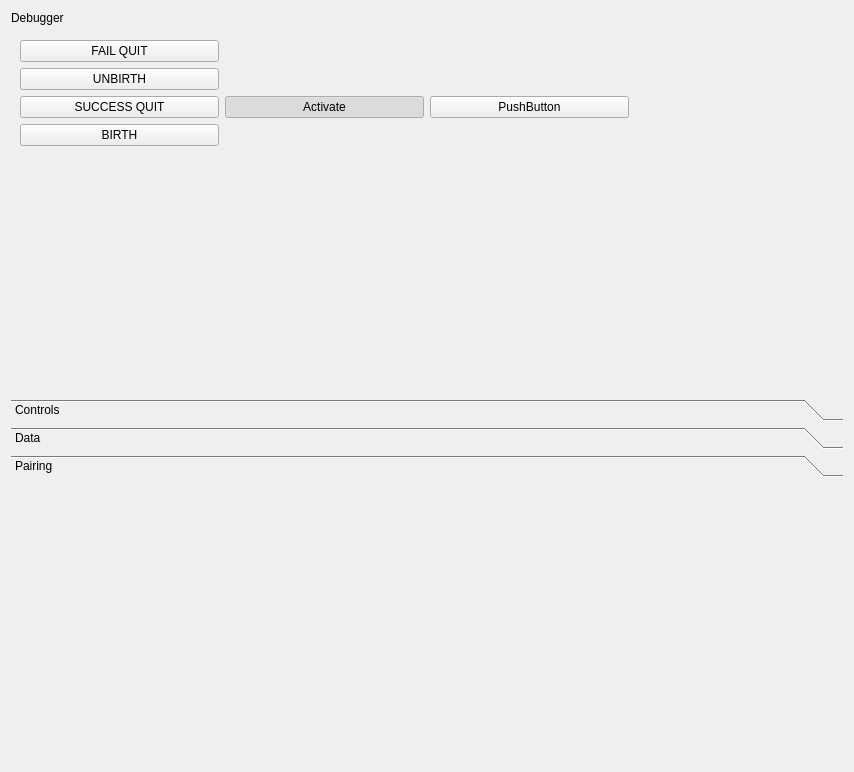
<?xml version="1.0" encoding="UTF-8"?>
<ui version="4.0">
 <class>Debugger</class>
 <widget class="QWidget" name="Debugger">
  <property name="geometry">
   <rect>
    <x>0</x>
    <y>0</y>
    <width>854</width>
    <height>772</height>
   </rect>
  </property>
  <property name="windowTitle">
   <string>OctoMY™ Debugger</string>
  </property>
  <layout class="QVBoxLayout" name="verticalLayout_4">
   <item>
    <widget class="QLabel" name="label">
     <property name="sizePolicy">
      <sizepolicy hsizetype="Minimum" vsizetype="Minimum">
       <horstretch>0</horstretch>
       <verstretch>0</verstretch>
      </sizepolicy>
     </property>
     <property name="text">
      <string>Debugger</string>
     </property>
    </widget>
   </item>
   <item>
    <widget class="QWidget" name="widget" native="true">
     <property name="sizePolicy">
      <sizepolicy hsizetype="Minimum" vsizetype="Minimum">
       <horstretch>0</horstretch>
       <verstretch>0</verstretch>
      </sizepolicy>
     </property>
     <layout class="QGridLayout" name="gridLayout">
      <item row="1" column="0">
       <widget class="QPushButton" name="pushButtonUnbirth">
        <property name="sizePolicy">
         <sizepolicy hsizetype="Minimum" vsizetype="Minimum">
          <horstretch>0</horstretch>
          <verstretch>0</verstretch>
         </sizepolicy>
        </property>
        <property name="text">
         <string>UNBIRTH</string>
        </property>
       </widget>
      </item>
      <item row="3" column="0">
       <widget class="QPushButton" name="pushButtonBirth">
        <property name="sizePolicy">
         <sizepolicy hsizetype="Minimum" vsizetype="Minimum">
          <horstretch>0</horstretch>
          <verstretch>0</verstretch>
         </sizepolicy>
        </property>
        <property name="text">
         <string>BIRTH</string>
        </property>
       </widget>
      </item>
      <item row="2" column="0">
       <widget class="QPushButton" name="pushButtonQuitSuccess">
        <property name="sizePolicy">
         <sizepolicy hsizetype="Minimum" vsizetype="Minimum">
          <horstretch>0</horstretch>
          <verstretch>0</verstretch>
         </sizepolicy>
        </property>
        <property name="text">
         <string>SUCCESS QUIT</string>
        </property>
       </widget>
      </item>
      <item row="4" column="0">
       <spacer name="verticalSpacer">
        <property name="orientation">
         <enum>Qt::Vertical</enum>
        </property>
        <property name="sizeHint" stdset="0">
         <size>
          <width>20</width>
          <height>40</height>
         </size>
        </property>
       </spacer>
      </item>
      <item row="0" column="0">
       <widget class="QPushButton" name="pushButtonQuitFail">
        <property name="sizePolicy">
         <sizepolicy hsizetype="Minimum" vsizetype="Minimum">
          <horstretch>0</horstretch>
          <verstretch>0</verstretch>
         </sizepolicy>
        </property>
        <property name="text">
         <string>FAIL QUIT</string>
        </property>
       </widget>
      </item>
      <item row="3" column="2">
       <widget class="NetworkSettingsWidget" name="widgetNetworkSettings" native="true">
        <property name="sizePolicy">
         <sizepolicy hsizetype="Minimum" vsizetype="Minimum">
          <horstretch>0</horstretch>
          <verstretch>0</verstretch>
         </sizepolicy>
        </property>
        <property name="minimumSize">
         <size>
          <width>50</width>
          <height>0</height>
         </size>
        </property>
       </widget>
      </item>
      <item row="2" column="2">
       <widget class="QPushButton" name="pushButton">
        <property name="text">
         <string>PushButton</string>
        </property>
       </widget>
      </item>
      <item row="2" column="1">
       <widget class="QPushButton" name="pushButtonActivate">
        <property name="text">
         <string>Activate</string>
        </property>
        <property name="checkable">
         <bool>true</bool>
        </property>
        <property name="checked">
         <bool>true</bool>
        </property>
       </widget>
      </item>
      <item row="0" column="2" colspan="2">
       <spacer name="horizontalSpacer">
        <property name="orientation">
         <enum>Qt::Horizontal</enum>
        </property>
        <property name="sizeHint" stdset="0">
         <size>
          <width>40</width>
          <height>20</height>
         </size>
        </property>
       </spacer>
      </item>
      <item row="0" column="1">
       <widget class="TryToggle" name="tryToggleDiscovery" native="true">
        <property name="sizePolicy">
         <sizepolicy hsizetype="Minimum" vsizetype="Minimum">
          <horstretch>0</horstretch>
          <verstretch>0</verstretch>
         </sizepolicy>
        </property>
       </widget>
      </item>
      <item row="1" column="1">
       <widget class="TryToggle" name="tryToggleAlways" native="true">
        <property name="sizePolicy">
         <sizepolicy hsizetype="Minimum" vsizetype="Minimum">
          <horstretch>0</horstretch>
          <verstretch>0</verstretch>
         </sizepolicy>
        </property>
       </widget>
      </item>
     </layout>
    </widget>
   </item>
   <item>
    <widget class="QToolBox" name="toolBox">
     <property name="sizePolicy">
      <sizepolicy hsizetype="Expanding" vsizetype="Expanding">
       <horstretch>0</horstretch>
       <verstretch>0</verstretch>
      </sizepolicy>
     </property>
     <property name="currentIndex">
      <number>2</number>
     </property>
     <widget class="QWidget" name="pageControls">
      <property name="geometry">
       <rect>
        <x>0</x>
        <y>0</y>
        <width>836</width>
        <height>269</height>
       </rect>
      </property>
      <attribute name="label">
       <string>Controls</string>
      </attribute>
      <layout class="QVBoxLayout" name="verticalLayout">
       <item>
        <widget class="QLabel" name="label_2">
         <property name="sizePolicy">
          <sizepolicy hsizetype="Expanding" vsizetype="Expanding">
           <horstretch>0</horstretch>
           <verstretch>0</verstretch>
          </sizepolicy>
         </property>
         <property name="text">
          <string>Test</string>
         </property>
        </widget>
       </item>
      </layout>
     </widget>
     <widget class="QWidget" name="pageData">
      <property name="geometry">
       <rect>
        <x>0</x>
        <y>0</y>
        <width>836</width>
        <height>269</height>
       </rect>
      </property>
      <attribute name="label">
       <string>Data</string>
      </attribute>
      <layout class="QVBoxLayout" name="verticalLayout_2">
       <item>
        <widget class="LocalIdentityDebugWidget" name="widgetLocalIdentityDebug" native="true">
         <property name="sizePolicy">
          <sizepolicy hsizetype="MinimumExpanding" vsizetype="MinimumExpanding">
           <horstretch>0</horstretch>
           <verstretch>0</verstretch>
          </sizepolicy>
         </property>
        </widget>
       </item>
       <item>
        <widget class="KeyStoreDebugWidget" name="widgetKeyStore" native="true">
         <property name="sizePolicy">
          <sizepolicy hsizetype="MinimumExpanding" vsizetype="MinimumExpanding">
           <horstretch>0</horstretch>
           <verstretch>0</verstretch>
          </sizepolicy>
         </property>
        </widget>
       </item>
       <item>
        <widget class="LocalAddressesDebugWidget" name="widgetLocalAddresses" native="true">
         <property name="sizePolicy">
          <sizepolicy hsizetype="MinimumExpanding" vsizetype="MinimumExpanding">
           <horstretch>0</horstretch>
           <verstretch>0</verstretch>
          </sizepolicy>
         </property>
        </widget>
       </item>
      </layout>
     </widget>
     <widget class="QWidget" name="pagePairing">
      <property name="geometry">
       <rect>
        <x>0</x>
        <y>0</y>
        <width>836</width>
        <height>269</height>
       </rect>
      </property>
      <attribute name="label">
       <string>Pairing</string>
      </attribute>
      <layout class="QVBoxLayout" name="verticalLayout_3">
       <item>
        <widget class="PairingListWidget" name="widgetPairingList" native="true">
         <property name="sizePolicy">
          <sizepolicy hsizetype="MinimumExpanding" vsizetype="MinimumExpanding">
           <horstretch>0</horstretch>
           <verstretch>0</verstretch>
          </sizepolicy>
         </property>
        </widget>
       </item>
      </layout>
     </widget>
    </widget>
   </item>
  </layout>
 </widget>
 <customwidgets>
  <customwidget>
   <class>LocalIdentityDebugWidget</class>
   <extends>QWidget</extends>
   <header location="global">widgets/debug/LocalIdentityDebugWidget.hpp</header>
   <container>1</container>
  </customwidget>
  <customwidget>
   <class>PairingListWidget</class>
   <extends>QWidget</extends>
   <header location="global">widgets/pairing/PairingListWidget.hpp</header>
   <container>1</container>
  </customwidget>
  <customwidget>
   <class>KeyStoreDebugWidget</class>
   <extends>QWidget</extends>
   <header location="global">widgets/debug/KeyStoreDebugWidget.hpp</header>
   <container>1</container>
  </customwidget>
  <customwidget>
   <class>LocalAddressesDebugWidget</class>
   <extends>QWidget</extends>
   <header location="global">widgets/debug/LocalAddressesDebugWidget.hpp</header>
   <container>1</container>
  </customwidget>
  <customwidget>
   <class>NetworkSettingsWidget</class>
   <extends>QWidget</extends>
   <header location="global">widgets/NetworkSettingsWidget.hpp</header>
   <container>1</container>
  </customwidget>
  <customwidget>
   <class>TryToggle</class>
   <extends>QWidget</extends>
   <header location="global">widgets/TryToggle.hpp</header>
   <container>1</container>
  </customwidget>
 </customwidgets>
 <resources/>
 <connections/>
</ui>
